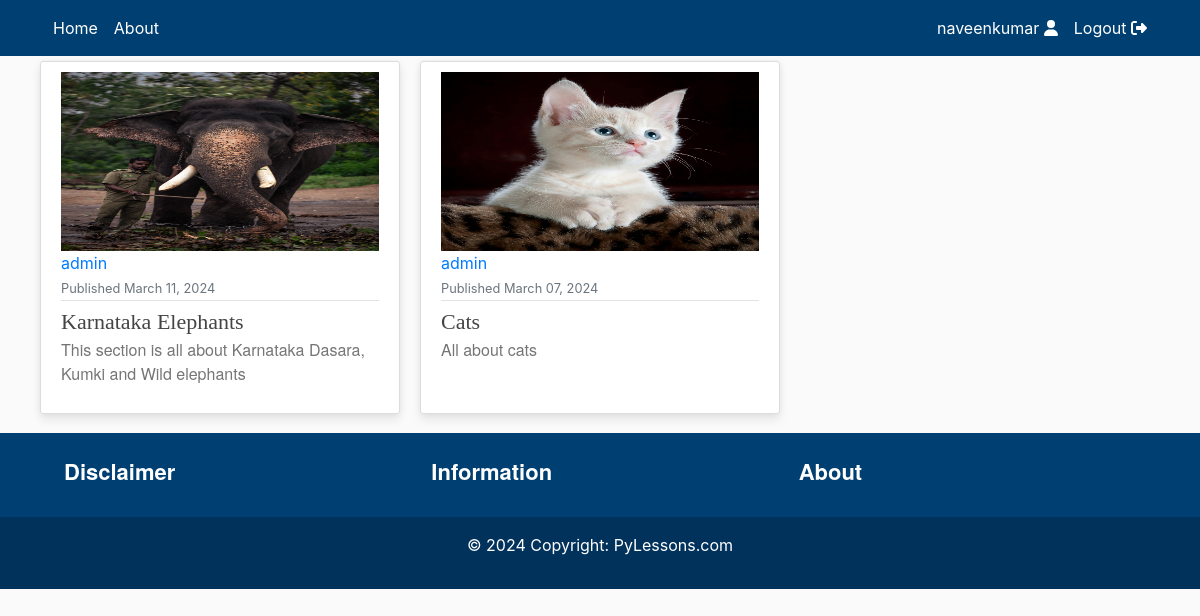
The app's page / (signed in) with its own data.
### users/models.py (models this page shows)
class CustomUser(AbstractUser):
    STATUS_CHOICES = (
        ('regular', 'Regular'),
        ('subscriber', 'Subscriber'),
        ('moderator', 'Moderator')
    )
    def __str__(self) -> str:
        return self.username
    def image_upload_to(self, instance=None):
        if instance:
            return os.path.join('Users', self.username, instance)
        return None
    image = models.ImageField(
        default='default/user.jpg', upload_to=image_upload_to)
    email = models.EmailField(unique=True)
    status = models.CharField(
        max_length=100, choices=STATUS_CHOICES, default='regular')
    description = models.TextField(
        'Description', max_length=600, default='', blank=True)

### myapp/models.py (models this page shows, shortened)
class ArticleSeries(models.Model):
    class Meta:
        verbose_name_plural = 'Article Series'
        ordering = ['-published']
    def image_upload_to(self, instance=None):
        if instance:
            return os.path.join('ArticleSeries', slugify(self.slug), instance)
        return None
    image = models.ImageField(default='default/noimage.jpg', upload_to=image_upload_to, max_length=255)
    title = models.CharField(max_length=200)
    subtitle = models.CharField(max_length=200, default='', blank=False)
    slug = models.SlugField('Series slug', null=False, blank=False, unique=True)
    published = models.DateTimeField("Date published", default=timezone.now)
    author = models.ForeignKey(get_user_model(), default=1, on_delete=models.SET_DEFAULT)

### myapp/views.py (the view)
# urls.py: path("", views.homepage, name="homepage"),
def homepage(request):
    article_series = ArticleSeries.objects.all()
    context = {'objects': article_series, 'type': 'series'}
    return render(request, 'myapp/home.html', context=context)

### myapp/templates/myapp/home.html (shortened to what this page needs)
{% extends "myapp/header.html" %}
{% block content %}
    <div class="row display-flex justify-content-start">
    {% for object in objects %}
        <div class="col-lg-4 col-md-6 col-sm-12 mobiledevice">
            <article class="media content-section customhover" style="height: 95%;">
                <div class="media-body">
                    <a href="/{{object.slug}}">
                        <div class="aspect-ratio-box">
                            <img class="img-fluid" src="{{ object.image.url }}">
                        </div>
                    </a>
                    <div class="d-flex article-metadata">
                        <div>
                            <a class="mr-2" href="{% url 'users:profile' object.author %}">{{ object.author }}</a><br>
                            <small class="text-muted">Published {{ object.published|date:"F d, Y" }}</small>
                        </div>
                    </div>
                    <div>
                        <a class="article-title line-clamp-2 title-style" style="font-size: 22px" href="/{{object.slug}}">
                            {{ object.title }}
                        </a>
                        <a href="/{{object.slug}}" style="text-decoration: none;">
                            <p class="article-content line-clamp-5 subtitle-style">{{ object.subtitle }}</p>
                        </a>
                    </div>
                </div>
            </article>
        </div>
    {% endfor %}
    </div>
{% endblock content %}

### myapp/templates/myapp/includes/navbar.html (shortened to what this page needs)
<header class="site-header" style="margin-bottom: 5px">
    <nav class="navbar navbar-expand-md navbar-color">
        <div class="container">
            <div class="navbar-nav">
                <a class="nav-item nav-link" href="/">Home</a>
            </div>
            <div class="collapse navbar-collapse" id="navbarToggle">
            <div class="navbar-nav mr-auto">
                <a class="nav-item nav-link" href="/">About</a>
            </div>
            {% if user.is_authenticated %}
                <div class="navbar-nav">
                    <a class="nav-item nav-link" href="{% url "users:profile" user.username %}">
                        {{user.username}} <i class="fas fa-user"></i>
                    </a>
                    <a class="nav-item nav-link" href="{% url "users:logout" %}">
                        Logout <i class="fas fa-sign-out-alt"></i>
                    </a>
                </div>
            {% endif %}
            </div>
        </div>
    </nav>
</header>

### myapp/static/myapp/main.css (style rules this page uses)
:root { --footercolor: #003F72; --navbarcolor: #003F72; --btncolor: #003F72; --socialcolor: #003F72; --brightText: #ffffff; }
.navbar-color { background-color: var(--navbarcolor); }
body { background: #fafafa; }
.site-header .navbar-nav .nav-link { color: var(--brightText); }
.content-section { background: #ffffff; padding: 10px 20px; border: 1px solid #dddddd; border-radius: 3px; margin-bottom: 20px; }
.article-title { color: #444444; }
.article-content { white-space: pre-line; }
.article-metadata { padding-bottom: 1px; margin-bottom: 4px; border-bottom: 1px solid #e3e3e3 }
.row.display-flex { display: flex; flex-wrap: wrap; }
.row.display-flex > [class*='col-'] { flex-grow: 1; }
.customhover { background: #fff; box-shadow: 0 6px 10px rgba(0,0,0,.08), 0 0 6px rgba(0,0,0,.05); transition: .3s transform cubic-bezier(.155,1.105,.295,1.12),.3s box-shadow,.3s -webkit-transform cubic-bezier(.155,1.105,.295,1.12); cursor: pointer; }
@media screen and (min-width: 600px) { .mobiledevice { padding-left: 10px; padding-right: 10px; } }
.title-style { font-family: fell, Georgia, Cambria, 'Times New Roman', Times, serif !important; }
.subtitle-style { font-family: sohne, 'Helvetica Neue', Helvetica, Arial, sans-serif !important; color: rgba(117, 117, 117, 1) !important; }
.aspect-ratio-box { position: relative; }
.aspect-ratio-box::after { display: block; content: ''; padding-bottom: 56.25%; }
.aspect-ratio-box img { position: absolute; left: 0; top: 0; width: 100%; height: 100%; }

### records on screen
CustomUser: username "naveenkumar"
ArticleSeries: image (picture), author "admin", published "March 11, 2024", title "Karnataka Elephants", subtitle "This section is all about Karnataka Dasara, Kumki and Wild elephants"
ArticleSeries: image (picture), author "admin", published "March 07, 2024", title "Cats", subtitle "All about cats"
